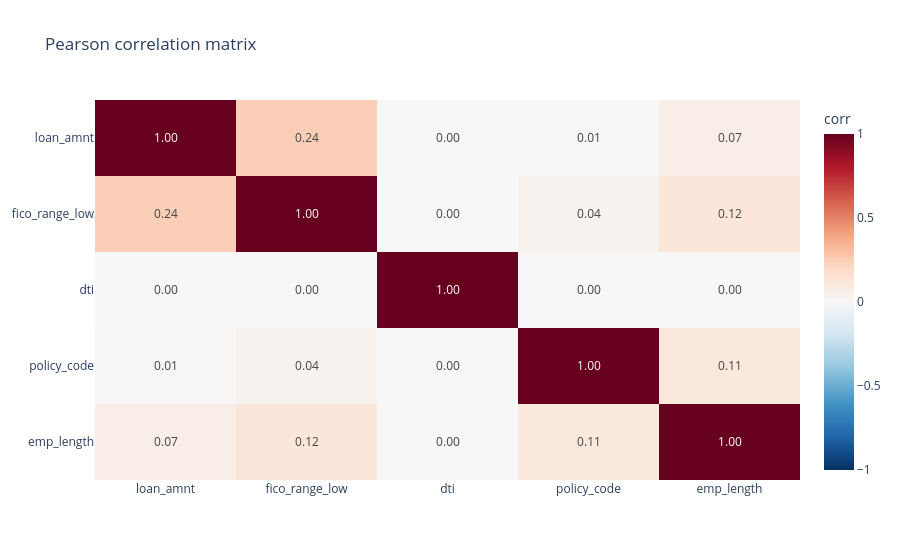

Here is the notebook cell this chart was saved with:
### Code cell
import plotly.express as px

def show_correlation_matrix(df: pd.DataFrame, method: str = "pearson") -> cudf.DataFrame:
    """Compute and display the correlation matrix between the numeric variables of a cuDF DataFrame."""
    numeric_df = df.select_dtypes(include="number")
    corr = numeric_df.corr(method=method)  # computed on GPU, returns a cuDF DataFrame

    fig = px.imshow(
        corr.to_pandas(),                      # plotly needs host data
        text_auto=".2f",                       # annotate each cell
        zmin=-1, zmax=1,
        color_continuous_scale="RdBu_r",       # red = positive, blue = negative
        title=f"{method.capitalize()} correlation matrix",
        aspect="auto",
    )
    fig.update_layout(coloraxis_colorbar=dict(title="corr"))
    fig.show()

    return corr

show_correlation_matrix(rej_df.dropna())

### Figure 1 — Plotly figure (JSON) as saved in the notebook; plotly's stock layout.template omitted (floating-point values rounded to 4 significant figures)
{"data": [{"coloraxis": "coloraxis", "hovertemplate": "x: %{x}<br>y: %{y}<br>color: %{z}<extra></extra>", "name": "0", "texttemplate": "%{z:.2f}", "type": "heatmap", "x": ["loan_amnt", "fico_range_low", "dti", "policy_code", "emp_length"], "xaxis": "x", "y": ["loan_amnt", "fico_range_low", "dti", "policy_code", "emp_length"], "yaxis": "y", "z": [[1.0, 0.245, 0.001229, 0.0087, 0.06576], [0.245, 1.0, -0.001734, 0.03685, 0.1234], [0.001229, -0.001734, 1.0, -0.0002808, -0.001799], [0.0087, 0.03685, -0.0002808, 1.0, 0.107], [0.06576, 0.1234, -0.001799, 0.107, 1.0]]}], "layout": {"coloraxis": {"autocolorscale": false, "cmax": 1, "cmin": -1, "colorbar": {"title": {"text": "corr"}}, "colorscale": [[0, "rgb(5,48,97)"], [0.1, "rgb(33,102,172)"], [0.2, "rgb(67,147,195)"], [0.3, "rgb(146,197,222)"], [0.4, "rgb(209,229,240)"], [0.5, "rgb(247,247,247)"], [0.6, "rgb(253,219,199)"], [0.7, "rgb(244,165,130)"], [0.8, "rgb(214,96,77)"], [0.9, "rgb(178,24,43)"], [1, "rgb(103,0,31)"]]}, "title": {"text": "Pearson correlation matrix"}, "xaxis": {"anchor": "y", "domain": [0, 1]}, "yaxis": {"anchor": "x", "autorange": "reversed", "domain": [0, 1]}}}
